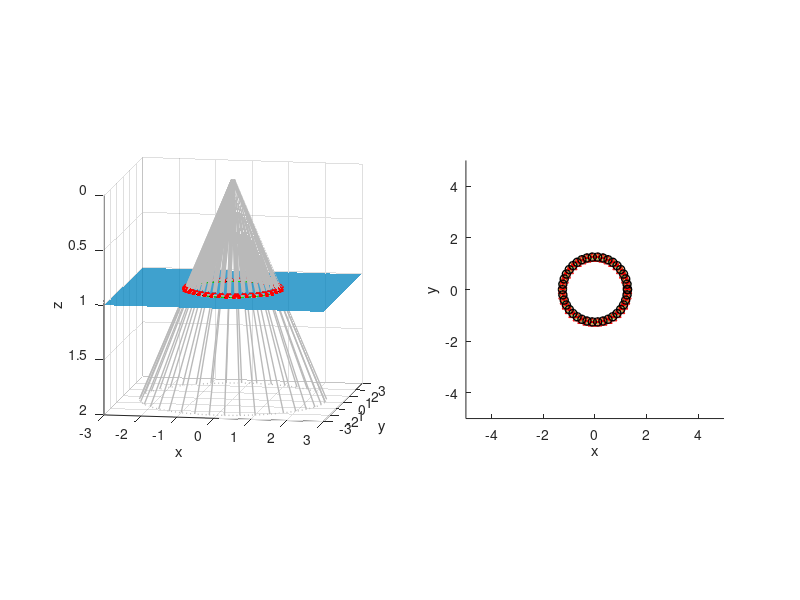

Write MATLAB code to recreate this figure.
%% Initialize
n_points = 39;
% azimuth of the tilt plane normal
psi  = 55+180;
% angle of circle
phi = linspace(0,2*pi,n_points)';
% principle angle (radians)
beta = 0.9; %(25 + rand(1) * 30) * pi / 180;
% circle of points at base of cone
p0 = [tan(beta)*cos(phi),tan(beta)*sin(phi),ones(size(phi))];
px = p0(:, 1);   py = p0(:, 2);   pz = p0(:, 3);
% optical axis
z = [zeros(size(phi)),  zeros(size(phi)),  ones(size(phi))];
% iterate plane normal's polar angle in degrees [ 0, ..., 360].
for theta = 0:6:360 
    % plane normal
    nx = sind(theta)*cosd(psi);
    ny = sind(theta)*sind(psi);
    nz = -cosd(theta);
    % rotation axis
    aXs = [linspace(-2, 2, n_points)', ...
           -(nx/ny)*linspace(-2, 2, n_points)', ...
           ones(size(phi))];
    %%%%%%%%%%%%%%%%%%%%%%%%%%%%%%%%%%%%%%%%%%%%%%%%%%%%%%%%%%%%%%%%%%%%%%%%%%%
    %% Forward map 
    % lambda scale factor [equation 1] 
    l1 = nz ./ (nx*px + ny*py + nz*pz); 
    ll1 = [l1, l1, l1];  % stack as n x 3 array 
    % rodrigues rotation matrix [equation 2] 
    R = [1+(nx^2/(nz-1)),  nx*ny/(nz-1),  nx; 
            nx*ny/(nz-1), 1+ny^2/(nz-1),  ny; 
                     -nx,           -ny, -nz]; 
    % tilt shift map [equations 3 & 4] 
    p1 = (ll1.*p0 - z)*R' + z; 
    p1_x = (((nx^2+nz*(nz-1))*px + nx*ny*py)./(nx*px+ny*py+nz))/(nz-1); 
    p1_y = (((ny^2+nz*(nz-1))*py + nx*ny*px)./(nx*px+ny*py+nz))/(nz-1); 
    %% Backward map
    % lambda scale factor [equation 6]
    l6 = 1 ./ (nx*p1_x + ny*p1_y + 1);
    ll6 = [l6, l6, l6];  % stack as n x 3 array
    % tilt corrected map [equations 5 & 7]
    p0_b = ll6.*((p1 - z)*R + z); 
    p0_x = (((nx^2+nz-1)*p1_x + nx*ny*p1_y)./(nx*p1_x+ny*p1_y+1))/(nz-1);
    p0_y = (((ny^2+nz-1)*p1_y + nx*ny*p1_x)./(nx*p1_x+ny*p1_y+1))/(nz-1);
    %%%%%%%%%%%%%%%%%%%%%%%%%%%%%%%%%%%%%%%%%%%%%%%%%%%%%%%%%%%%%%%%%%%%%%%%%%%
    %% Tilted plane
    [plane_x,plane_y] = meshgrid(linspace(-3,3,101),linspace(-3,3,101));
    plane_flat_z = ones(size(plane_x));
    plane_tilt_z = - nx / nz * plane_x - ny / nz * plane_y + ones(size(plane_x));
    % cone plane intersection 3d
    origin = zeros(n_points, 1);
    intersect = ll1.*p0;
    %%%%%%%%%%%%%%%%%%%%%%%%%%%%%%%%%%%%%%%%%%%%%%%%%%%%%%%%%%%%%%%%%%%%%%%%%%%
    %% Plotting
    h=figure(33);clf;
    subplot(1,2,1)
    hold on;grid on;
    surf(plane_x,plane_y,plane_flat_z,'FaceAlpha',0.5,'FaceColor','interp');
    surf(plane_x,plane_y,plane_tilt_z,'FaceAlpha',0.5,'FaceColor','interp');
    plot3(aXs(:,1), aXs(:,2), aXs(:,3), 'c--', 'LineWidth', 3)
    plot3(p0(:,1), p0(:,2), p0(:,3),'color',[0.725 0.725 0.725],'LineWidth', 3)
    plot3(intersect(:,1), intersect(:,2), intersect(:,3), 'k-', intersect(:,1), intersect(:,2), intersect(:,3), 'r*', 'LineWidth', 3)
    plot3([intersect(:,1), 2*p0(:,1)]', [intersect(:,2), 2*p0(:,2)]', [intersect(:,3), 2*p0(:,3)]','color',[0.725 0.725 0.725],'LineWidth',1)
    plot3(2*p0(:,1), 2*p0(:,2), 2*p0(:,3),':','color',[0.725 0.725 0.725],'LineWidth', 1)
    plot3(p1(:,1), p1(:,2), p1(:,3), 'g-', p1(:,1), p1(:,2), p1(:,3), 'r.', 'LineWidth', 3)
    xlabel('x')
    ylabel('y')
    zlabel('z')
    % annotation('textbox', [0.385, 0.705, 0.0725, 0.025], 'String', round(theta) + " degrees tilt")
    plot3([origin, intersect(:,1)]', [origin, intersect(:,2)]', [origin, intersect(:,3)]','color',[0.725 0.725 0.725],'LineWidth',3)
    colormap winter
    shading interp
    set(gca,'Zdir','reverse')
    view([10 10])
    axis([-3 3 -3 3 0 2])
    axis square
    subplot(1,2,2)
    hold on;grid off;
    plot(p0(:,1),p0(:,2),'*',p0(:,1),p0(:,2),'-','color',[0.725 0.725 0.725],'LineWidth',2)
    plot(p1(:,1),p1(:,2),'*',p1(:,1),p1(:,2),'-','color',[0.525 0.925 0.525],'LineWidth',2)
    plot(px, py,'c.', p1_x, p1_y, 'r.', p0_b(:, 1), p0_b(:, 2), 'r^', p0_x, p0_y, 'ko','LineWidth',1)
    plot(aXs(:,1), aXs(:,2), 'c--','LineWidth',1)
    axis([-5 5 -5 5])
    axis square
    xlabel('x')
    ylabel('y')
    % save png for gif
    % saveas(h,sprintf('makegif/conic%d.png',theta+100));
end
